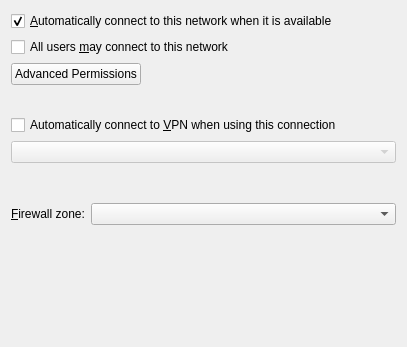
<?xml version="1.0" encoding="UTF-8"?>
<ui version="4.0">
 <class>ConnectionWidget</class>
 <widget class="QWidget" name="ConnectionWidget">
  <property name="geometry">
   <rect>
    <x>0</x>
    <y>0</y>
    <width>407</width>
    <height>347</height>
   </rect>
  </property>
  <layout class="QFormLayout" name="formLayout">
   <item row="0" column="0" colspan="2">
    <widget class="QCheckBox" name="autoconnect">
     <property name="text">
      <string>&amp;Automatically connect to this network when it is available</string>
     </property>
     <property name="checked">
      <bool>true</bool>
     </property>
    </widget>
   </item>
   <item row="1" column="0" colspan="2">
    <widget class="QCheckBox" name="allUsers">
     <property name="text">
      <string>All users &amp;may connect to this network</string>
     </property>
     <property name="checked">
      <bool>false</bool>
     </property>
    </widget>
   </item>
   <item row="2" column="0" colspan="2">
    <widget class="KPushButton" name="pushButtonPermissions">
     <property name="sizePolicy">
      <sizepolicy hsizetype="Fixed" vsizetype="Fixed">
       <horstretch>0</horstretch>
       <verstretch>0</verstretch>
      </sizepolicy>
     </property>
     <property name="toolTip">
      <string>Edit advanced permissions for this connection</string>
     </property>
     <property name="whatsThis">
      <string>Fine-grained permissions editor for this connection. It lets you choose which users can activate/modify/delete this connection.</string>
     </property>
     <property name="text">
      <string>Advanced Permissions</string>
     </property>
    </widget>
   </item>
   <item row="3" column="1">
    <spacer name="verticalSpacer_2">
     <property name="orientation">
      <enum>Qt::Vertical</enum>
     </property>
     <property name="sizeType">
      <enum>QSizePolicy::Minimum</enum>
     </property>
     <property name="sizeHint" stdset="0">
      <size>
       <width>20</width>
       <height>18</height>
      </size>
     </property>
    </spacer>
   </item>
   <item row="4" column="0" colspan="2">
    <widget class="QCheckBox" name="autoconnectVpn">
     <property name="text">
      <string>Automatically connect to &amp;VPN when using this connection</string>
     </property>
    </widget>
   </item>
   <item row="6" column="1">
    <spacer name="verticalSpacer">
     <property name="orientation">
      <enum>Qt::Vertical</enum>
     </property>
     <property name="sizeType">
      <enum>QSizePolicy::Minimum</enum>
     </property>
     <property name="sizeHint" stdset="0">
      <size>
       <width>20</width>
       <height>28</height>
      </size>
     </property>
    </spacer>
   </item>
   <item row="7" column="0">
    <widget class="QLabel" name="label_2">
     <property name="text">
      <string>&amp;Firewall zone:</string>
     </property>
     <property name="buddy">
      <cstring>firewallZone</cstring>
     </property>
    </widget>
   </item>
   <item row="7" column="1">
    <widget class="KComboBox" name="firewallZone">
     <property name="sizePolicy">
      <sizepolicy hsizetype="MinimumExpanding" vsizetype="Fixed">
       <horstretch>0</horstretch>
       <verstretch>0</verstretch>
      </sizepolicy>
     </property>
    </widget>
   </item>
   <item row="8" column="1">
    <spacer name="verticalSpacer_3">
     <property name="orientation">
      <enum>Qt::Vertical</enum>
     </property>
     <property name="sizeHint" stdset="0">
      <size>
       <width>20</width>
       <height>118</height>
      </size>
     </property>
    </spacer>
   </item>
   <item row="5" column="0" colspan="2">
    <widget class="KComboBox" name="vpnCombobox">
     <property name="enabled">
      <bool>false</bool>
     </property>
    </widget>
   </item>
  </layout>
 </widget>
 <customwidgets>
  <customwidget>
   <class>KComboBox</class>
   <extends>QComboBox</extends>
   <header>kcombobox.h</header>
  </customwidget>
  <customwidget>
   <class>KPushButton</class>
   <extends>QPushButton</extends>
   <header>kpushbutton.h</header>
  </customwidget>
 </customwidgets>
 <tabstops>
  <tabstop>autoconnect</tabstop>
  <tabstop>allUsers</tabstop>
  <tabstop>autoconnectVpn</tabstop>
  <tabstop>vpnCombobox</tabstop>
  <tabstop>firewallZone</tabstop>
 </tabstops>
 <resources/>
 <connections>
  <connection>
   <sender>allUsers</sender>
   <signal>toggled(bool)</signal>
   <receiver>pushButtonPermissions</receiver>
   <slot>setDisabled(bool)</slot>
   <hints>
    <hint type="sourcelabel">
     <x>199</x>
     <y>39</y>
    </hint>
    <hint type="destinationlabel">
     <x>382</x>
     <y>51</y>
    </hint>
   </hints>
  </connection>
 </connections>
</ui>
